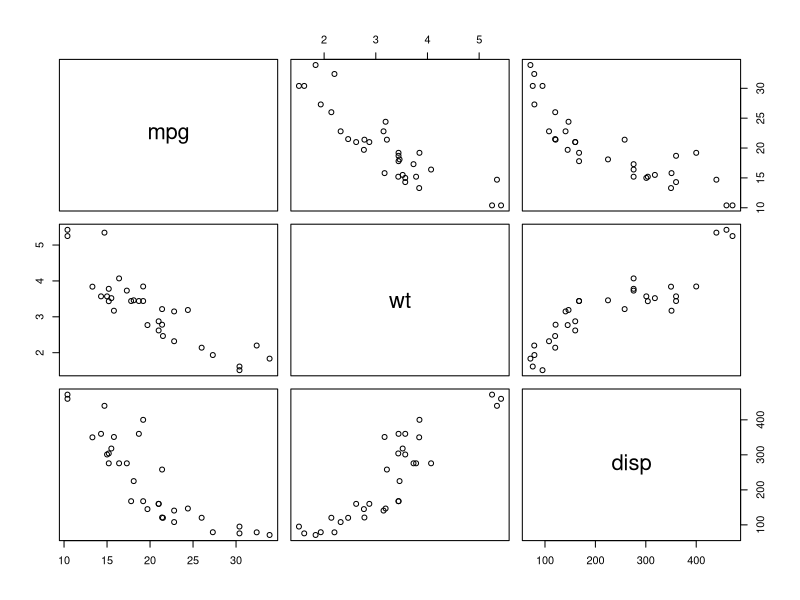
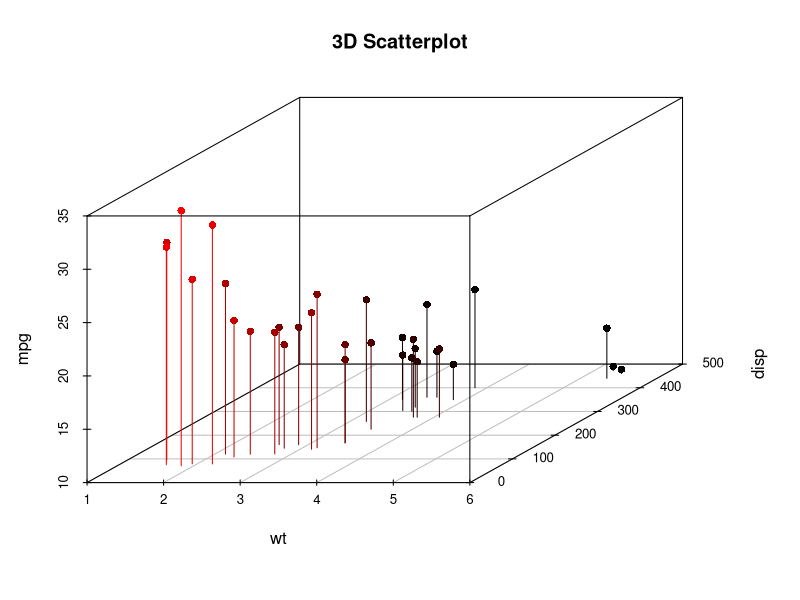
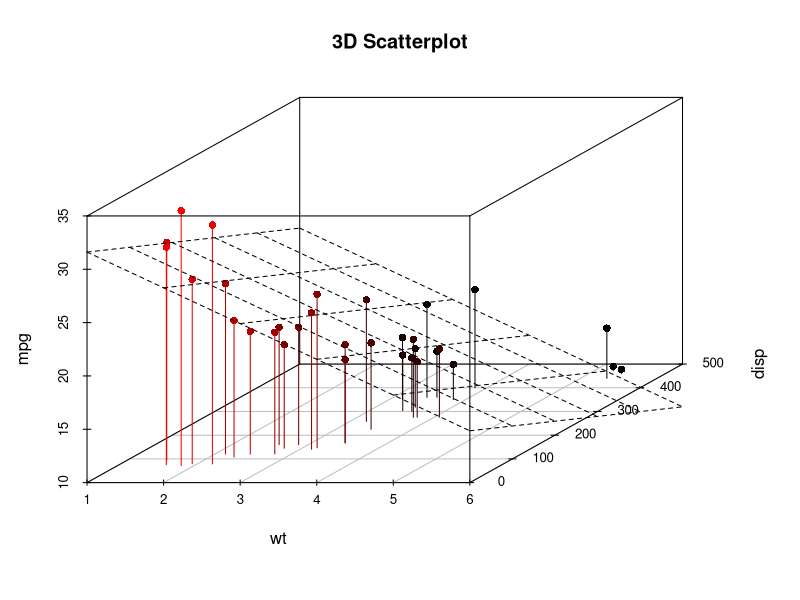

These charts were generated, in order, by the following R code:
## ---- chunk 1
	help("mtcars")
## ---- chunk 2
	data("mtcars")
	fit <- lm(mpg ~ wt + disp, data = mtcars)
	summary(fit)
## ---- chunk 3
	data("mtcars")
	fit <- lm(mpg ~ disp, data = mtcars)
	summary(fit)
## ---- chunk 4
pairs(mtcars[,c("mpg", "wt", "disp")])
## ---- chunk 5
library(scatterplot3d)
attach(mtcars)
s3d <-scatterplot3d(wt,disp,mpg, pch=16, highlight.3d=TRUE,type="h", main="3D Scatterplot")
fit <- lm(mpg ~ wt+disp)
## ---- chunk 6
s3d <-scatterplot3d(wt,disp,mpg, pch=16, highlight.3d=TRUE, type="h", main="3D Scatterplot")
fit <- lm(mpg ~ wt+disp) 
s3d$plane3d(fit, col = 'black')
